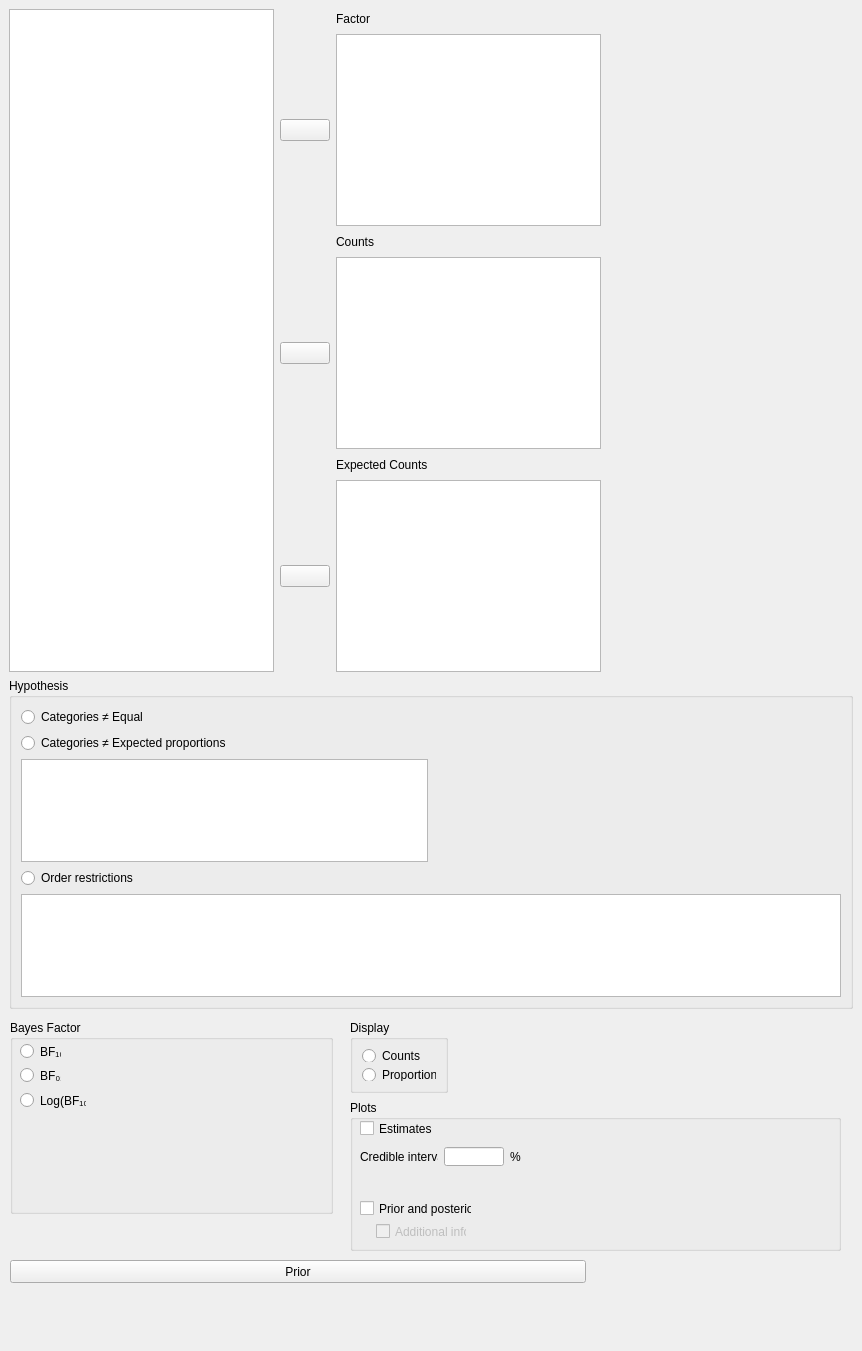
<?xml version="1.0" encoding="UTF-8"?>
<ui version="4.0">
 <class>MultinomialTestBayesianForm</class>
 <widget class="QWidget" name="MultinomialTestBayesianForm">
  <property name="geometry">
   <rect>
    <x>0</x>
    <y>0</y>
    <width>862</width>
    <height>1351</height>
   </rect>
  </property>
  <property name="windowTitle">
   <string>Form</string>
  </property>
  <widget class="QWidget" name="topWidget" native="true">
   <property name="geometry">
    <rect>
     <x>9</x>
     <y>9</y>
     <width>592</width>
     <height>663</height>
    </rect>
   </property>
   <layout class="QGridLayout" name="gridLayout">
    <item row="0" column="2">
     <widget class="QLabel" name="factorLabel">
      <property name="text">
       <string>Factor</string>
      </property>
     </widget>
    </item>
    <item row="1" column="1">
     <widget class="AssignButton" name="assignFactor">
      <property name="sizePolicy">
       <sizepolicy hsizetype="Fixed" vsizetype="Fixed">
        <horstretch>0</horstretch>
        <verstretch>0</verstretch>
       </sizepolicy>
      </property>
      <property name="minimumSize">
       <size>
        <width>50</width>
        <height>0</height>
       </size>
      </property>
      <property name="maximumSize">
       <size>
        <width>50</width>
        <height>16777215</height>
       </size>
      </property>
      <property name="text">
       <string/>
      </property>
     </widget>
    </item>
    <item row="1" column="2">
     <widget class="boundSingleItemView" name="factor">
      <property name="sizePolicy">
       <sizepolicy hsizetype="Expanding" vsizetype="Fixed">
        <horstretch>0</horstretch>
        <verstretch>0</verstretch>
       </sizepolicy>
      </property>
      <property name="minimumSize">
       <size>
        <width>0</width>
        <height>0</height>
       </size>
      </property>
     </widget>
    </item>
    <item row="0" column="0" rowspan="6">
     <widget class="AvailableFieldsListView" name="listAvailableVariables"/>
    </item>
    <item row="5" column="1">
     <widget class="AssignButton" name="assignExProbVar">
      <property name="enabled">
       <bool>true</bool>
      </property>
      <property name="sizePolicy">
       <sizepolicy hsizetype="Fixed" vsizetype="Fixed">
        <horstretch>0</horstretch>
        <verstretch>0</verstretch>
       </sizepolicy>
      </property>
      <property name="minimumSize">
       <size>
        <width>50</width>
        <height>0</height>
       </size>
      </property>
      <property name="maximumSize">
       <size>
        <width>50</width>
        <height>16777215</height>
       </size>
      </property>
      <property name="text">
       <string/>
      </property>
     </widget>
    </item>
    <item row="4" column="2">
     <widget class="QLabel" name="exProbVarLabel">
      <property name="text">
       <string>Expected Counts</string>
      </property>
     </widget>
    </item>
    <item row="5" column="2">
     <widget class="boundSingleItemView" name="exProbVar">
      <property name="enabled">
       <bool>true</bool>
      </property>
      <property name="sizePolicy">
       <sizepolicy hsizetype="Expanding" vsizetype="Fixed">
        <horstretch>0</horstretch>
        <verstretch>0</verstretch>
       </sizepolicy>
      </property>
      <property name="minimumSize">
       <size>
        <width>0</width>
        <height>0</height>
       </size>
      </property>
     </widget>
    </item>
    <item row="3" column="2">
     <widget class="boundSingleItemView" name="counts">
      <property name="sizePolicy">
       <sizepolicy hsizetype="Expanding" vsizetype="Fixed">
        <horstretch>0</horstretch>
        <verstretch>0</verstretch>
       </sizepolicy>
      </property>
      <property name="minimumSize">
       <size>
        <width>0</width>
        <height>0</height>
       </size>
      </property>
     </widget>
    </item>
    <item row="3" column="1">
     <widget class="AssignButton" name="assignCounts">
      <property name="sizePolicy">
       <sizepolicy hsizetype="Fixed" vsizetype="Fixed">
        <horstretch>0</horstretch>
        <verstretch>0</verstretch>
       </sizepolicy>
      </property>
      <property name="minimumSize">
       <size>
        <width>50</width>
        <height>0</height>
       </size>
      </property>
      <property name="maximumSize">
       <size>
        <width>50</width>
        <height>16777215</height>
       </size>
      </property>
      <property name="text">
       <string/>
      </property>
     </widget>
    </item>
    <item row="2" column="2">
     <widget class="QLabel" name="countsLabel">
      <property name="text">
       <string>Counts</string>
      </property>
     </widget>
    </item>
   </layout>
   <zorder>listAvailableVariables</zorder>
   <zorder>factor</zorder>
   <zorder>counts</zorder>
   <zorder>exProbVar</zorder>
   <zorder>assignFactor</zorder>
   <zorder>exProbVarLabel</zorder>
   <zorder>countsLabel</zorder>
   <zorder>factorLabel</zorder>
   <zorder>assignExProbVar</zorder>
   <zorder>assignCounts</zorder>
  </widget>
  <widget class="BoundGroupBox" name="plots">
   <property name="geometry">
    <rect>
     <x>350</x>
     <y>1100</y>
     <width>491</width>
     <height>151</height>
    </rect>
   </property>
   <property name="title">
    <string>Plots</string>
   </property>
   <widget class="BoundCheckBox" name="plotPriorAndPosteriorAdditionalInfo">
    <property name="enabled">
     <bool>false</bool>
    </property>
    <property name="geometry">
     <rect>
      <x>26</x>
      <y>123</y>
      <width>91</width>
      <height>17</height>
     </rect>
    </property>
    <property name="sizePolicy">
     <sizepolicy hsizetype="Fixed" vsizetype="Fixed">
      <horstretch>0</horstretch>
      <verstretch>0</verstretch>
     </sizepolicy>
    </property>
    <property name="text">
     <string>Additional info</string>
    </property>
   </widget>
   <widget class="BoundCheckBox" name="plotPriorAndPosterior">
    <property name="geometry">
     <rect>
      <x>10</x>
      <y>100</y>
      <width>112</width>
      <height>17</height>
     </rect>
    </property>
    <property name="sizePolicy">
     <sizepolicy hsizetype="Fixed" vsizetype="Fixed">
      <horstretch>0</horstretch>
      <verstretch>0</verstretch>
     </sizepolicy>
    </property>
    <property name="text">
     <string>Prior and posterior</string>
    </property>
   </widget>
   <widget class="BoundCheckBox" name="summaryPlot">
    <property name="geometry">
     <rect>
      <x>10</x>
      <y>20</y>
      <width>107</width>
      <height>17</height>
     </rect>
    </property>
    <property name="sizePolicy">
     <sizepolicy hsizetype="Fixed" vsizetype="Fixed">
      <horstretch>0</horstretch>
      <verstretch>0</verstretch>
     </sizepolicy>
    </property>
    <property name="text">
     <string>Estimates</string>
    </property>
   </widget>
   <widget class="QLabel" name="label_3">
    <property name="geometry">
     <rect>
      <x>160</x>
      <y>50</y>
      <width>11</width>
      <height>13</height>
     </rect>
    </property>
    <property name="sizePolicy">
     <sizepolicy hsizetype="Fixed" vsizetype="Fixed">
      <horstretch>0</horstretch>
      <verstretch>0</verstretch>
     </sizepolicy>
    </property>
    <property name="text">
     <string>%</string>
    </property>
   </widget>
   <widget class="BoundTextBox" name="summaryPlotCredibleInterval">
    <property name="geometry">
     <rect>
      <x>94</x>
      <y>47</y>
      <width>60</width>
      <height>19</height>
     </rect>
    </property>
    <property name="sizePolicy">
     <sizepolicy hsizetype="Fixed" vsizetype="Preferred">
      <horstretch>0</horstretch>
      <verstretch>0</verstretch>
     </sizepolicy>
    </property>
    <property name="minimumSize">
     <size>
      <width>60</width>
      <height>0</height>
     </size>
    </property>
    <property name="maximumSize">
     <size>
      <width>60</width>
      <height>16777215</height>
     </size>
    </property>
   </widget>
   <widget class="QLabel" name="label_2">
    <property name="geometry">
     <rect>
      <x>10</x>
      <y>50</y>
      <width>78</width>
      <height>13</height>
     </rect>
    </property>
    <property name="sizePolicy">
     <sizepolicy hsizetype="Fixed" vsizetype="Fixed">
      <horstretch>0</horstretch>
      <verstretch>0</verstretch>
     </sizepolicy>
    </property>
    <property name="text">
     <string>Credible interval</string>
    </property>
   </widget>
  </widget>
  <widget class="BoundGroupBox" name="countProp">
   <property name="enabled">
    <bool>true</bool>
   </property>
   <property name="geometry">
    <rect>
     <x>350</x>
     <y>1020</y>
     <width>98</width>
     <height>73</height>
    </rect>
   </property>
   <property name="sizePolicy">
    <sizepolicy hsizetype="Fixed" vsizetype="Fixed">
     <horstretch>0</horstretch>
     <verstretch>0</verstretch>
    </sizepolicy>
   </property>
   <property name="title">
    <string>Display</string>
   </property>
   <layout class="QGridLayout" name="gridLayout_7">
    <item row="2" column="0">
     <widget class="QRadioButton" name="_2descProps">
      <property name="sizePolicy">
       <sizepolicy hsizetype="Fixed" vsizetype="Fixed">
        <horstretch>0</horstretch>
        <verstretch>0</verstretch>
       </sizepolicy>
      </property>
      <property name="text">
       <string>Proportions</string>
      </property>
     </widget>
    </item>
    <item row="1" column="0">
     <widget class="QRadioButton" name="_1descCounts">
      <property name="sizePolicy">
       <sizepolicy hsizetype="Fixed" vsizetype="Fixed">
        <horstretch>0</horstretch>
        <verstretch>0</verstretch>
       </sizepolicy>
      </property>
      <property name="text">
       <string>Counts</string>
      </property>
     </widget>
    </item>
   </layout>
  </widget>
  <widget class="BoundGroupBox" name="hypothesis">
   <property name="geometry">
    <rect>
     <x>9</x>
     <y>678</y>
     <width>844</width>
     <height>331</height>
    </rect>
   </property>
   <property name="sizePolicy">
    <sizepolicy hsizetype="Preferred" vsizetype="Preferred">
     <horstretch>0</horstretch>
     <verstretch>0</verstretch>
    </sizepolicy>
   </property>
   <property name="title">
    <string>Hypothesis</string>
   </property>
   <property name="flat">
    <bool>false</bool>
   </property>
   <layout class="QGridLayout" name="gridLayout_2">
    <item row="1" column="0">
     <widget class="QRadioButton" name="_2expectedProbs">
      <property name="text">
       <string>Categories ≠ Expected proportions</string>
      </property>
     </widget>
    </item>
    <item row="4" column="0" colspan="2">
     <widget class="QTableView" name="tableView"/>
    </item>
    <item row="0" column="1">
     <spacer name="horizontalSpacer_2">
      <property name="orientation">
       <enum>Qt::Horizontal</enum>
      </property>
      <property name="sizeHint" stdset="0">
       <size>
        <width>40</width>
        <height>20</height>
       </size>
      </property>
     </spacer>
    </item>
    <item row="3" column="0">
     <widget class="QRadioButton" name="_3orderRestricts">
      <property name="sizePolicy">
       <sizepolicy hsizetype="Fixed" vsizetype="Fixed">
        <horstretch>0</horstretch>
        <verstretch>0</verstretch>
       </sizepolicy>
      </property>
      <property name="text">
       <string>Order restrictions</string>
      </property>
     </widget>
    </item>
    <item row="0" column="0">
     <widget class="QRadioButton" name="_1equalProbs">
      <property name="text">
       <string>Categories ≠ Equal</string>
      </property>
     </widget>
    </item>
    <item row="2" column="0">
     <widget class="QTableView" name="tableView_2"/>
    </item>
   </layout>
  </widget>
  <widget class="BoundGroupBox" name="bayesFactorType">
   <property name="geometry">
    <rect>
     <x>10</x>
     <y>1020</y>
     <width>323</width>
     <height>194</height>
    </rect>
   </property>
   <property name="title">
    <string>Bayes Factor</string>
   </property>
   <property name="flat">
    <bool>false</bool>
   </property>
   <property name="checkable">
    <bool>false</bool>
   </property>
   <widget class="QRadioButton" name="_1">
    <property name="geometry">
     <rect>
      <x>10</x>
      <y>23</y>
      <width>41</width>
      <height>17</height>
     </rect>
    </property>
    <property name="sizePolicy">
     <sizepolicy hsizetype="Fixed" vsizetype="Fixed">
      <horstretch>0</horstretch>
      <verstretch>0</verstretch>
     </sizepolicy>
    </property>
    <property name="text">
     <string>BF₁₀</string>
    </property>
   </widget>
   <widget class="QRadioButton" name="_2">
    <property name="geometry">
     <rect>
      <x>10</x>
      <y>47</y>
      <width>41</width>
      <height>17</height>
     </rect>
    </property>
    <property name="sizePolicy">
     <sizepolicy hsizetype="Fixed" vsizetype="Fixed">
      <horstretch>0</horstretch>
      <verstretch>0</verstretch>
     </sizepolicy>
    </property>
    <property name="text">
     <string>BF₀₁</string>
    </property>
   </widget>
   <widget class="QRadioButton" name="_3">
    <property name="geometry">
     <rect>
      <x>10</x>
      <y>72</y>
      <width>66</width>
      <height>17</height>
     </rect>
    </property>
    <property name="sizePolicy">
     <sizepolicy hsizetype="Fixed" vsizetype="Fixed">
      <horstretch>0</horstretch>
      <verstretch>0</verstretch>
     </sizepolicy>
    </property>
    <property name="text">
     <string>Log(BF₁₀)</string>
    </property>
   </widget>
  </widget>
  <widget class="ExpanderButton" name="expanderPrior">
   <property name="geometry">
    <rect>
     <x>10</x>
     <y>1260</y>
     <width>576</width>
     <height>23</height>
    </rect>
   </property>
   <property name="text">
    <string>Prior</string>
   </property>
  </widget>
 </widget>
 <customwidgets>
  <customwidget>
   <class>AssignButton</class>
   <extends>QPushButton</extends>
   <header>widgets/assignbutton.h</header>
  </customwidget>
  <customwidget>
   <class>AvailableFieldsListView</class>
   <extends>QListView</extends>
   <header>widgets/availablefieldslistview.h</header>
  </customwidget>
  <customwidget>
   <class>BoundTextBox</class>
   <extends>QLineEdit</extends>
   <header>widgets/boundtextbox.h</header>
  </customwidget>
  <customwidget>
   <class>BoundGroupBox</class>
   <extends>QGroupBox</extends>
   <header>widgets/boundgroupbox.h</header>
   <container>1</container>
  </customwidget>
  <customwidget>
   <class>BoundCheckBox</class>
   <extends>QCheckBox</extends>
   <header>widgets/boundcheckbox.h</header>
  </customwidget>
  <customwidget>
   <class>boundSingleItemView</class>
   <extends>QListView</extends>
   <header>widgets/boundsingleitemview.h</header>
  </customwidget>
  <customwidget>
   <class>ExpanderButton</class>
   <extends>QPushButton</extends>
   <header>widgets/expanderbutton.h</header>
  </customwidget>
 </customwidgets>
 <resources/>
 <connections/>
</ui>
